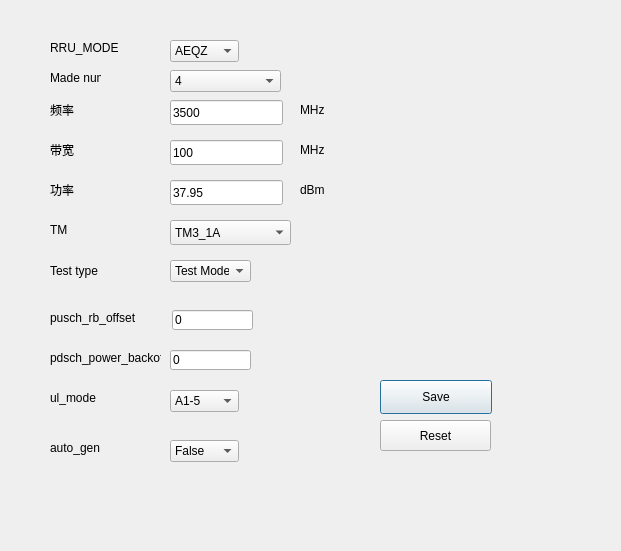
<?xml version="1.0" encoding="UTF-8"?>
<ui version="4.0">
 <class>Dialog</class>
 <widget class="QDialog" name="Dialog">
  <property name="geometry">
   <rect>
    <x>0</x>
    <y>0</y>
    <width>621</width>
    <height>551</height>
   </rect>
  </property>
  <property name="windowTitle">
   <string>Dialog</string>
  </property>
  <widget class="QLabel" name="label">
   <property name="geometry">
    <rect>
     <x>50</x>
     <y>100</y>
     <width>91</width>
     <height>19</height>
    </rect>
   </property>
   <property name="text">
    <string>频率</string>
   </property>
  </widget>
  <widget class="QLineEdit" name="frequency">
   <property name="geometry">
    <rect>
     <x>170</x>
     <y>100</y>
     <width>113</width>
     <height>25</height>
    </rect>
   </property>
   <property name="text">
    <string>3500</string>
   </property>
  </widget>
  <widget class="QLabel" name="label_2">
   <property name="geometry">
    <rect>
     <x>50</x>
     <y>150</y>
     <width>68</width>
     <height>19</height>
    </rect>
   </property>
   <property name="text">
    <string/>
   </property>
  </widget>
  <widget class="QLabel" name="label_3">
   <property name="geometry">
    <rect>
     <x>50</x>
     <y>140</y>
     <width>68</width>
     <height>19</height>
    </rect>
   </property>
   <property name="text">
    <string>带宽</string>
   </property>
  </widget>
  <widget class="QLabel" name="label_4">
   <property name="geometry">
    <rect>
     <x>50</x>
     <y>180</y>
     <width>68</width>
     <height>19</height>
    </rect>
   </property>
   <property name="text">
    <string>功率</string>
   </property>
  </widget>
  <widget class="QLabel" name="label_5">
   <property name="geometry">
    <rect>
     <x>50</x>
     <y>220</y>
     <width>68</width>
     <height>19</height>
    </rect>
   </property>
   <property name="text">
    <string>TM</string>
   </property>
  </widget>
  <widget class="QLineEdit" name="band_width">
   <property name="geometry">
    <rect>
     <x>170</x>
     <y>140</y>
     <width>113</width>
     <height>25</height>
    </rect>
   </property>
   <property name="text">
    <string>100</string>
   </property>
  </widget>
  <widget class="QLineEdit" name="power">
   <property name="geometry">
    <rect>
     <x>170</x>
     <y>180</y>
     <width>113</width>
     <height>25</height>
    </rect>
   </property>
   <property name="text">
    <string>37.95</string>
   </property>
  </widget>
  <widget class="QLabel" name="label_10">
   <property name="geometry">
    <rect>
     <x>300</x>
     <y>100</y>
     <width>68</width>
     <height>19</height>
    </rect>
   </property>
   <property name="text">
    <string>MHz</string>
   </property>
  </widget>
  <widget class="QLabel" name="label_11">
   <property name="geometry">
    <rect>
     <x>300</x>
     <y>140</y>
     <width>68</width>
     <height>19</height>
    </rect>
   </property>
   <property name="text">
    <string>MHz</string>
   </property>
  </widget>
  <widget class="QLabel" name="label_12">
   <property name="geometry">
    <rect>
     <x>300</x>
     <y>180</y>
     <width>68</width>
     <height>19</height>
    </rect>
   </property>
   <property name="text">
    <string>dBm</string>
   </property>
  </widget>
  <widget class="QComboBox" name="tm">
   <property name="geometry">
    <rect>
     <x>170</x>
     <y>220</y>
     <width>121</width>
     <height>25</height>
    </rect>
   </property>
   <item>
    <property name="text">
     <string>TM3_1A</string>
    </property>
   </item>
  </widget>
  <widget class="QPushButton" name="save_btn">
   <property name="geometry">
    <rect>
     <x>380</x>
     <y>380</y>
     <width>112</width>
     <height>34</height>
    </rect>
   </property>
   <property name="text">
    <string>Save</string>
   </property>
  </widget>
  <widget class="QLabel" name="label_13">
   <property name="geometry">
    <rect>
     <x>50</x>
     <y>70</y>
     <width>51</width>
     <height>16</height>
    </rect>
   </property>
   <property name="text">
    <string>Made num</string>
   </property>
  </widget>
  <widget class="QComboBox" name="made_num">
   <property name="geometry">
    <rect>
     <x>170</x>
     <y>70</y>
     <width>111</width>
     <height>22</height>
    </rect>
   </property>
   <item>
    <property name="text">
     <string>4</string>
    </property>
   </item>
   <item>
    <property name="text">
     <string>8</string>
    </property>
   </item>
  </widget>
  <widget class="QLabel" name="label_14">
   <property name="geometry">
    <rect>
     <x>50</x>
     <y>40</y>
     <width>81</width>
     <height>16</height>
    </rect>
   </property>
   <property name="text">
    <string>RRU_MODE</string>
   </property>
  </widget>
  <widget class="QComboBox" name="rru_mode">
   <property name="geometry">
    <rect>
     <x>170</x>
     <y>40</y>
     <width>69</width>
     <height>22</height>
    </rect>
   </property>
   <item>
    <property name="text">
     <string>AEQZ</string>
    </property>
   </item>
   <item>
    <property name="text">
     <string>AEQV</string>
    </property>
   </item>
   <item>
    <property name="text">
     <string>AEQB</string>
    </property>
   </item>
  </widget>
  <widget class="QLabel" name="label_6">
   <property name="geometry">
    <rect>
     <x>50</x>
     <y>260</y>
     <width>61</width>
     <height>21</height>
    </rect>
   </property>
   <property name="text">
    <string>Test type</string>
   </property>
  </widget>
  <widget class="QComboBox" name="test_type">
   <property name="geometry">
    <rect>
     <x>170</x>
     <y>260</y>
     <width>81</width>
     <height>22</height>
    </rect>
   </property>
   <item>
    <property name="text">
     <string>Test Mode</string>
    </property>
   </item>
  </widget>
  <widget class="QLabel" name="label_7">
   <property name="geometry">
    <rect>
     <x>50</x>
     <y>310</y>
     <width>101</width>
     <height>16</height>
    </rect>
   </property>
   <property name="text">
    <string>pusch_rb_offset</string>
   </property>
  </widget>
  <widget class="QLineEdit" name="pusch_rb_offset">
   <property name="geometry">
    <rect>
     <x>172</x>
     <y>310</y>
     <width>81</width>
     <height>20</height>
    </rect>
   </property>
   <property name="text">
    <string>0</string>
   </property>
  </widget>
  <widget class="QLabel" name="label_8">
   <property name="geometry">
    <rect>
     <x>50</x>
     <y>350</y>
     <width>111</width>
     <height>16</height>
    </rect>
   </property>
   <property name="text">
    <string>pdsch_power_backoff</string>
   </property>
  </widget>
  <widget class="QLineEdit" name="pdsch_power_backoff">
   <property name="geometry">
    <rect>
     <x>170</x>
     <y>350</y>
     <width>81</width>
     <height>20</height>
    </rect>
   </property>
   <property name="text">
    <string>0</string>
   </property>
  </widget>
  <widget class="QLabel" name="label_9">
   <property name="geometry">
    <rect>
     <x>50</x>
     <y>390</y>
     <width>61</width>
     <height>16</height>
    </rect>
   </property>
   <property name="text">
    <string>ul_mode</string>
   </property>
  </widget>
  <widget class="QComboBox" name="ul_mode">
   <property name="geometry">
    <rect>
     <x>170</x>
     <y>390</y>
     <width>69</width>
     <height>22</height>
    </rect>
   </property>
   <item>
    <property name="text">
     <string>A1-5</string>
    </property>
   </item>
   <item>
    <property name="text">
     <string>A2-5</string>
    </property>
   </item>
  </widget>
  <widget class="QPushButton" name="reset">
   <property name="geometry">
    <rect>
     <x>380</x>
     <y>420</y>
     <width>111</width>
     <height>31</height>
    </rect>
   </property>
   <property name="text">
    <string>Reset</string>
   </property>
  </widget>
  <widget class="QLabel" name="label_15">
   <property name="geometry">
    <rect>
     <x>50</x>
     <y>440</y>
     <width>61</width>
     <height>16</height>
    </rect>
   </property>
   <property name="text">
    <string>auto_gen</string>
   </property>
  </widget>
  <widget class="QComboBox" name="auto_gen">
   <property name="geometry">
    <rect>
     <x>170</x>
     <y>440</y>
     <width>69</width>
     <height>22</height>
    </rect>
   </property>
   <item>
    <property name="text">
     <string>False</string>
    </property>
   </item>
   <item>
    <property name="text">
     <string>True</string>
    </property>
   </item>
  </widget>
 </widget>
 <resources/>
 <connections/>
</ui>
